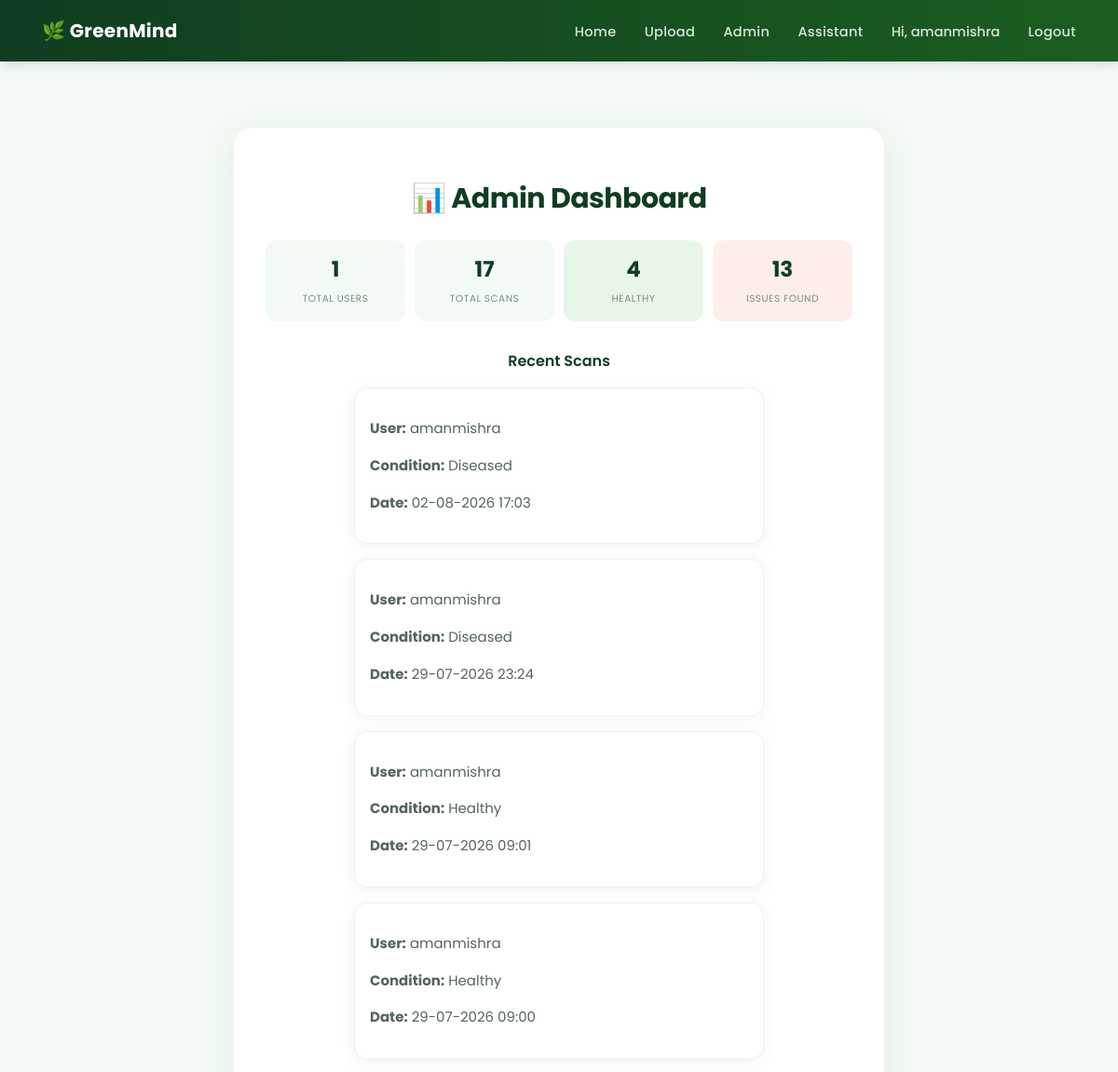
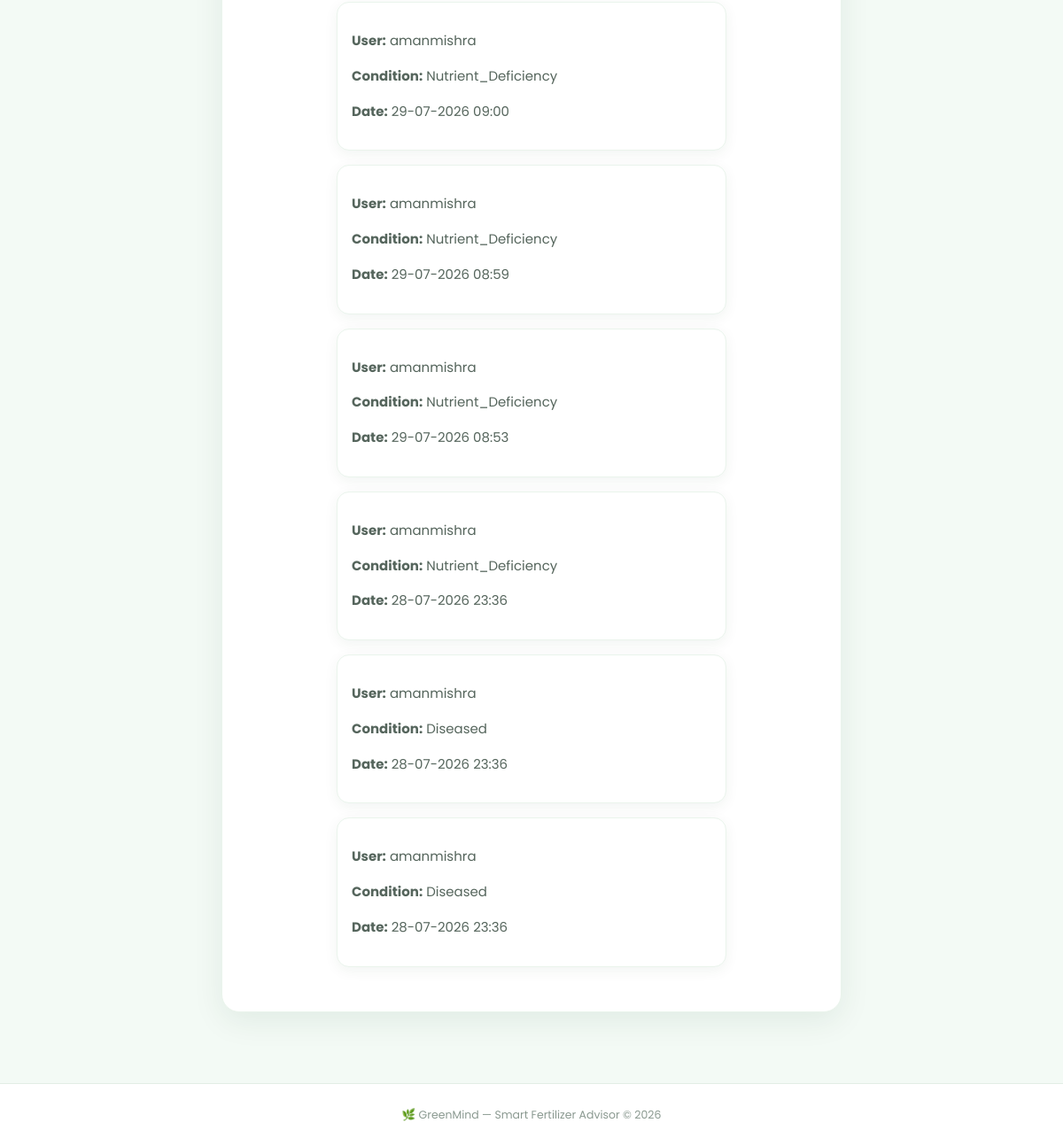
Page /admin (signed in) on the earlier database version (2 pictures, top to bottom).
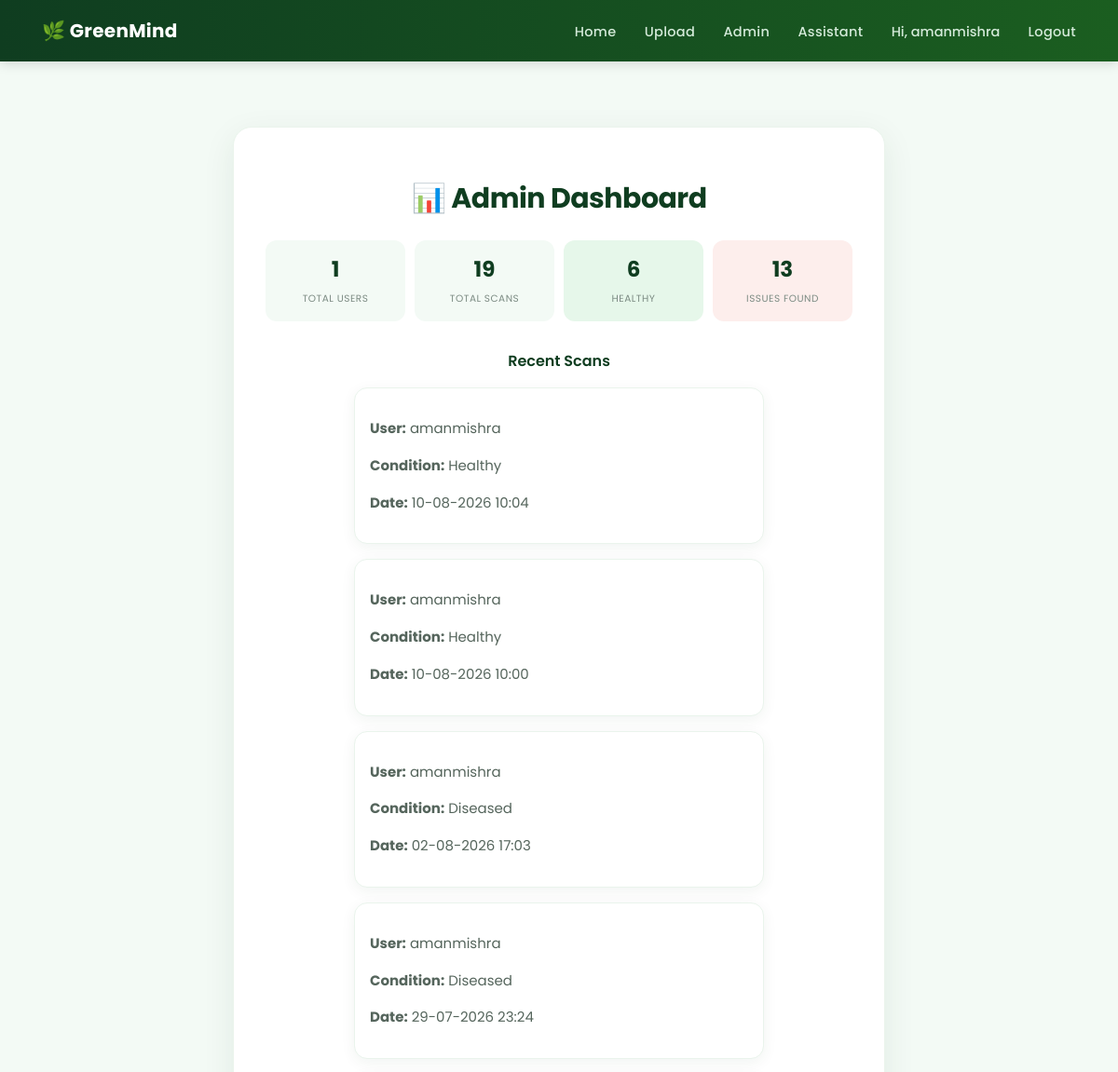
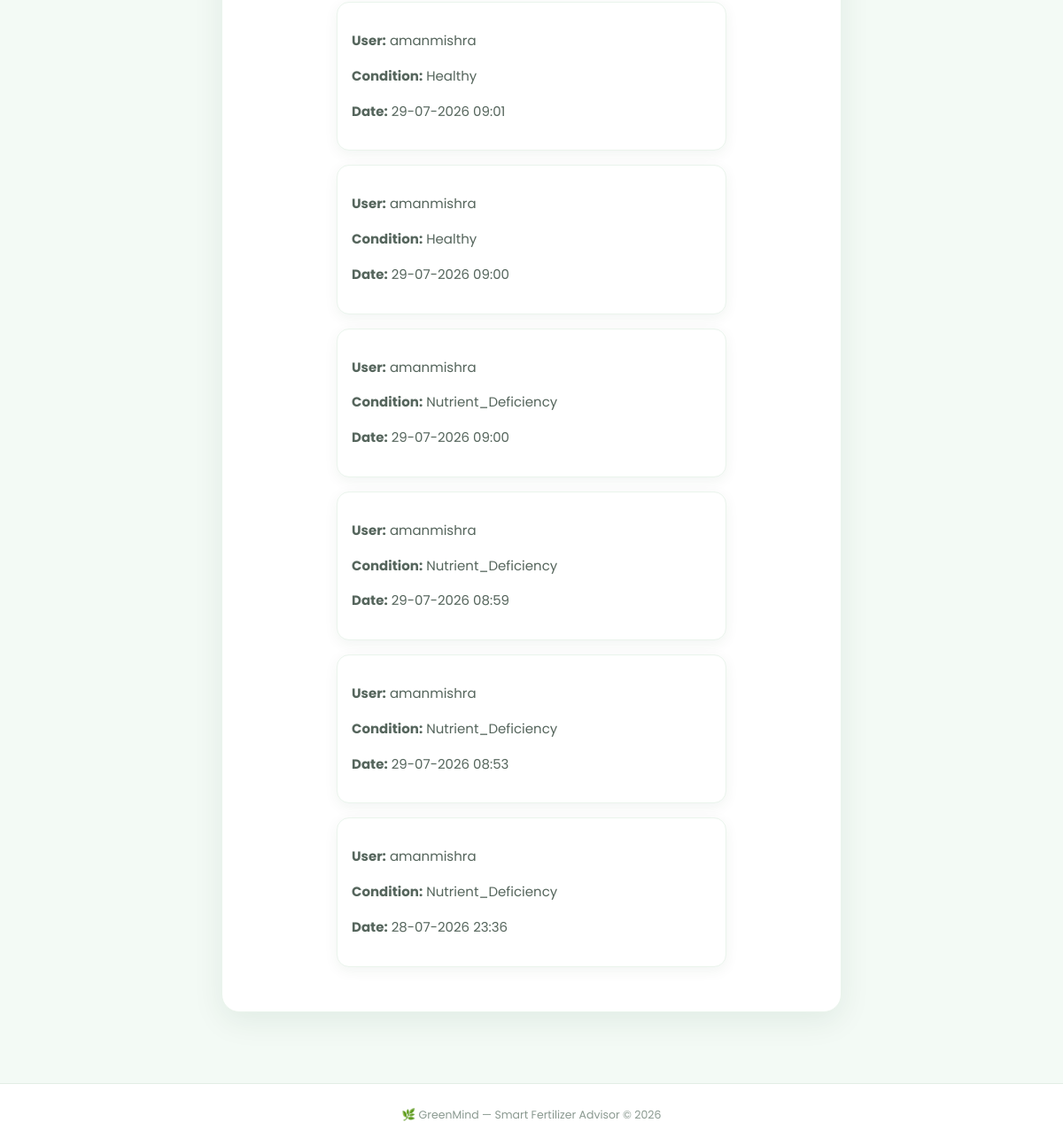
Same page on the later database version (2 pictures, top to bottom).
### tables this page shows
CREATE TABLE plant_history (
    id INTEGER PRIMARY KEY AUTOINCREMENT,
    username TEXT NOT NULL,
    filename TEXT NOT NULL,
    condition_detected TEXT NOT NULL,
    confidence REAL NOT NULL,
    upload_date TEXT NOT NULL
);

### app.py (the view)
@app.route("/admin")
def admin():
    if "username" not in session or session["username"] != "amanmishra":
        return redirect("/login")
    conn = sqlite3.connect("database.db")
    cursor = conn.cursor()
    cursor.execute("SELECT COUNT(*) FROM users")
    total_users = cursor.fetchone()[0]
    cursor.execute("SELECT COUNT(*) FROM plant_history")
    total_scans = cursor.fetchone()[0]
    cursor.execute("SELECT COUNT(*) FROM plant_history WHERE condition_detected = 'Healthy'")
    healthy_count = cursor.fetchone()[0]
    cursor.execute("SELECT COUNT(*) FROM plant_history WHERE condition_detected != 'Healthy'")
    issue_count = cursor.fetchone()[0]
    cursor.execute("SELECT username, filename, condition_detected, upload_date FROM plant_history ORDER BY id DESC LIMIT 10")
    recent_scans = cursor.fetchall()
    conn.close()
    return render_template(
        "admin.html",
        total_users=total_users,
        total_scans=total_scans,
        healthy_count=healthy_count,
        issue_count=issue_count,
        recent_scans=recent_scans
    )

### templates/admin.html
{% extends "base.html" %}
{% block content %}
<div class="quick-card" style="max-width:700px; margin:30px auto;">
    <h1>📊 Admin Dashboard</h1>
    <div class="stats-row">
        <div class="stat-box">
            <span class="stat-number">{{ total_users }}</span>
            <span class="stat-label">Total Users</span>
        </div>
        <div class="stat-box">
            <span class="stat-number">{{ total_scans }}</span>
            <span class="stat-label">Total Scans</span>
        </div>
        <div class="stat-box healthy">
            <span class="stat-number">{{ healthy_count }}</span>
            <span class="stat-label">Healthy</span>
        </div>
        <div class="stat-box issue">
            <span class="stat-number">{{ issue_count }}</span>
            <span class="stat-label">Issues Found</span>
        </div>
    </div>
    <h3 style="margin-top:30px;">Recent Scans</h3>
    {% for scan in recent_scans %}
    <div class="history-item">
        <div>
            <p><strong>User:</strong> {{ scan[0] }}</p>
            <p><strong>Condition:</strong> {{ scan[2] }}</p>
            <p><strong>Date:</strong> {{ scan[3] }}</p>
        </div>
    </div>
    {% endfor %}
</div>
{% endblock %}

### templates/base.html (shortened to what this page needs)
<!DOCTYPE html>
<html>
<head>
    <link rel="stylesheet" href="{{ url_for('static', filename='style.css') }}">
</head>
<body>
    <nav class="navbar">
        <a href="/">🌿 GreenMind</a>
        <div class="nav-links">
            <a href="/">Home</a>
            {% if session.username %}
                <a href="/upload">Upload</a>
                {% if session.username == "amanmishra" %}
    <a href="/admin">Admin</a>
{% endif %}
                <a href="/assistant">Assistant</a>
                <span class="nav-user">Hi, {{ session.username }}</span>
                <a href="/logout">Logout</a>
            {% else %}
                <a href="/login">Login</a>
                <a href="/register">Register</a>
            {% endif %}
        </div>
    </nav>
    <div class="page-content">
        {% block content %}{% endblock %}
    </div>
    <div class="site-footer">
        🌿 GreenMind — Smart Fertilizer Advisor &copy; 2026
    </div>
</body>
</html>

### static/style.css (style rules this page uses)
* { box-sizing: border-box; }
body { font-family: 'Poppins', 'Segoe UI', Arial, sans-serif; background: #f3faf5; margin: 0; min-height: 100vh; color: #1e2a24; }
.navbar { display: flex; justify-content: space-between; align-items: center; background: linear-gradient(90deg, #0f3d20, #1b5e20); padding: 18px 45px; box-shadow: 0 2px 12px rgba(0,0,0,0.15); position: sticky; top: 0; z-index: 100; }
.navbar a { color: white; text-decoration: none; font-weight: 700; font-size: 20px; letter-spacing: 0.3px; }
.nav-links a, .nav-user { margin-left: 26px; color: #d4ead9; font-size: 14.5px; font-weight: 500; transition: color 0.2s ease; }
.page-content { padding-top: 40px; padding-bottom: 20px; min-height: calc(100vh - 200px); }
h1 { color: #0f3d20; margin-bottom: 4px; font-weight: 700; letter-spacing: -0.5px; font-size: 30px; }
h3 { color: #0f3d20; margin-top: 22px; margin-bottom: 8px; font-weight: 600; font-size: 16px; }
p { color: #55655c; line-height: 1.65; font-size: 15px; }
.history-item { text-align: left; max-width: 440px; margin: 16px auto; background: white; padding: 16px; border-radius: 14px; display: flex; gap: 15px; align-items: center; box-shadow: 0 4px 16px rgba(15,61,32,0.06); border: 1px solid #eaf4ec; transition: transform 0.15s ease; }
a { color: #2e7d32; }
.quick-card { background: white; flex: 1; min-width: 320px; max-width: 400px; padding: 34px; border-radius: 20px; box-shadow: 0 10px 35px rgba(15, 61, 32, 0.08); text-align: center; border: 1px solid #eaf4ec; }
.stats-row { display: flex; gap: 10px; margin-top: 22px; }
.stat-box { flex: 1; background: #f3faf5; border-radius: 12px; padding: 14px 4px; transition: transform 0.15s ease; }
.stat-box.healthy { background: #e6f7ea; }
.stat-box.issue { background: #fdeeec; }
.stat-number { display: block; font-size: 23px; font-weight: 700; color: #0f3d20; }
.stat-label { font-size: 10.5px; color: #7c8b83; text-transform: uppercase; letter-spacing: 0.5px; }
.site-footer { text-align: center; padding: 26px; color: #8a9990; font-size: 12.5px; border-top: 1px solid #e2eee5; margin-top: 30px; background: white; }

Differences in the rows shown:
no longer on this page (row unchanged): plant_history: username "amanmishra", condition_detected "Diseased", upload_date "28-07-2026 23:36"
no longer on this page (row unchanged): plant_history: username "amanmishra", condition_detected "Diseased", upload_date "28-07-2026 23:36"
added plant_history: username "amanmishra", condition_detected "Healthy", upload_date "10-08-2026 10:04"
added plant_history: username "amanmishra", condition_detected "Healthy", upload_date "10-08-2026 10:00"
Other differences:
{{ total_scans }}: "17" → "19"
{{ healthy_count }}: "4" → "6"
